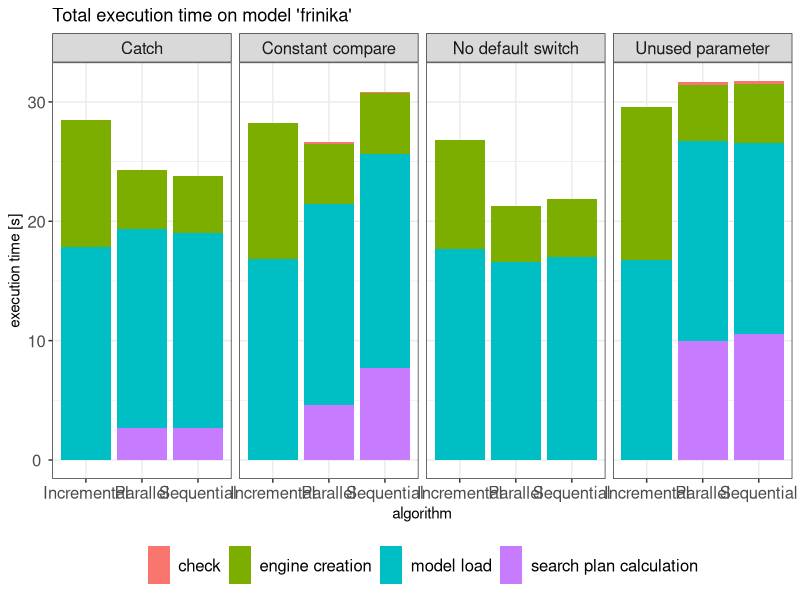
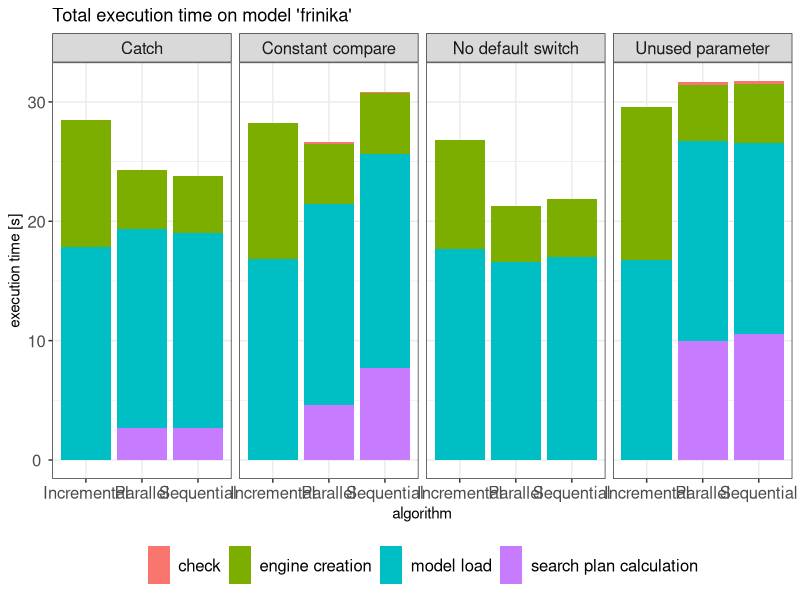

Generate these figures, in order, with R:
library("ggplot2")
library(grid)
df = read.csv("ls_hibernate.csv")
df$Value = df$Value / 10^9
ggplot(data=df, aes(x=Tool, y=Value, fill=Phase)) +
  geom_bar(stat="identity") +
  facet_wrap(~ Case, ncol=4) +
  theme_bw() +
  theme(legend.key = element_blank(), legend.key.height = unit(10, "mm"),  legend.title = element_blank(), legend.position = "bottom", axis.text.x = element_text(angle = 0, hjust = 0.5, size = 12), axis.text.y = element_text(angle = 0, hjust = 0.5, size = 12)) +
  #theme(legend.key = element_blank(), legend.title = element_blank(), legend.position = "bottom", axis.text.x = element_text(angle = 0, hjust = 0.5)) +
  theme(strip.text.x = element_text(size=12)) +
  theme(legend.text=element_text(size=12)) +
  labs(title = "Total execution time on model 'frinika'", x = "algorithm", y = "execution time [s]")
ggsave("diagrams/frinika.pdf", width=210, height=99, units="mm")

